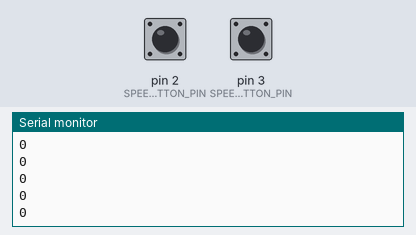
Bench run of a sketch on a simulated Arduino Uno, built with avr-gcc and run on an emulated ATmega328P. Shown: the last lines printed to the serial monitor. The inputs (shaded band) are chosen by the test bench; at power-on: pin 2 (SPEED_UP_BUTTON_PIN) LOW, pin 3 (SPEED_DOWN_BUTTON_PIN) LOW.

Above: at 1.2 s.
1.3 s: pin 2 (SPEED_UP_BUTTON_PIN) pulled HIGH for 0.15 s
At 2.2 s:
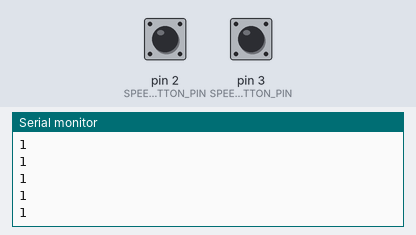
2.9 s: pin 2 (SPEED_UP_BUTTON_PIN) pulled HIGH for 1 s
At 3.7 s:
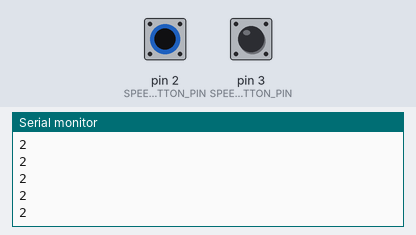
Timing chart, 0 to 5.9 s (numbered marks = the images above; inputs shaded):
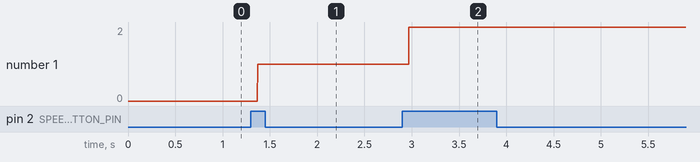

The sketch:

Exercise1a.ino
```cpp
const int SPEED_UP_BUTTON_PIN = 2;
const int SPEED_DOWN_BUTTON_PIN = 3;

volatile byte motorState = 0;

void increaseMotorState()
{
    if (motorState < 3)
    {
        motorState += 1;
    }
}

void decreaseMotorState()
{
    if (motorState > 0)
    {
        motorState -= 1;
    }
}

void onSpeedUpButtonPressed()
{
    increaseMotorState();
}

void onSpeedDownButtonPressed()
{
    decreaseMotorState();
}

void setup()
{
    Serial.begin(9600);

    pinMode(SPEED_UP_BUTTON_PIN, INPUT);
    pinMode(SPEED_DOWN_BUTTON_PIN, INPUT);

    attachInterrupt(digitalPinToInterrupt(SPEED_UP_BUTTON_PIN), onSpeedUpButtonPressed, RISING);
    attachInterrupt(digitalPinToInterrupt(SPEED_DOWN_BUTTON_PIN), onSpeedDownButtonPressed, RISING);
}

void loop()
{
    Serial.println(motorState);
    // Serial.println(speedUpButtonState);
    // Serial.println(speedDownButtonState);
}
```

Measured:
- after the input at 1.3 s, the serial monitor: prints a new line after 0.07 s (image 1)
- after the input at 2.9 s, the serial monitor: prints a new line after 0.07 s (image 2)
- plotted number 1: 0 → 1 after the input at 1.3 s, 1 → 2 after the input at 2.9 s
